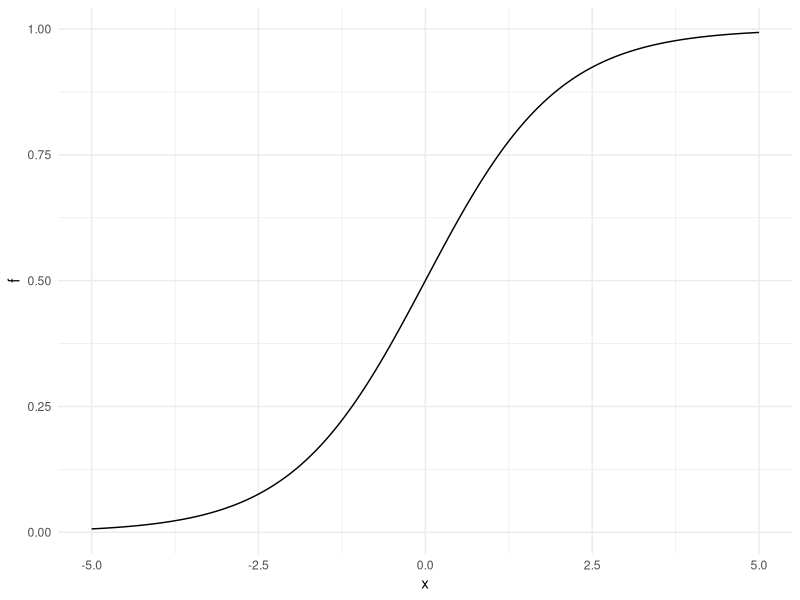

Source code (R):
## ---- chunk 1
library(ggplot2)
x <- seq(-5,5,length.out=200)
df <- data.frame(x=x,f=exp(x)/(1+exp(x)))
fig <- ggplot(data=df,aes(x=x,y=f)) + geom_line() + theme_minimal()
fig
